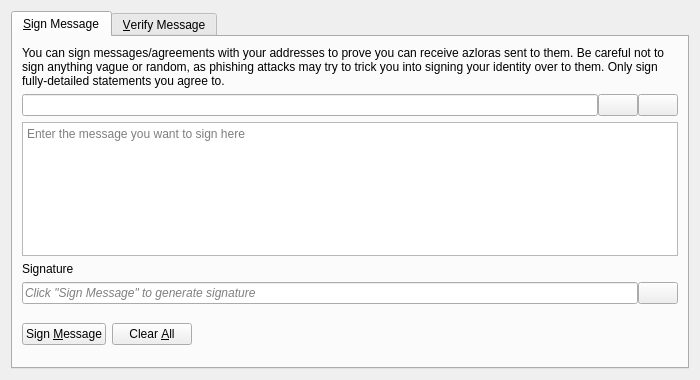
<?xml version="1.0" encoding="UTF-8"?>
<ui version="4.0">
 <class>SignVerifyMessageDialog</class>
 <widget class="QDialog" name="SignVerifyMessageDialog">
  <property name="geometry">
   <rect>
    <x>0</x>
    <y>0</y>
    <width>700</width>
    <height>380</height>
   </rect>
  </property>
  <property name="windowTitle">
   <string>Signatures - Sign / Verify a Message</string>
  </property>
  <property name="modal">
   <bool>true</bool>
  </property>
  <layout class="QVBoxLayout" name="verticalLayout">
   <item>
    <widget class="QTabWidget" name="tabWidget">
     <property name="currentIndex">
      <number>0</number>
     </property>
     <widget class="QWidget" name="tabSignMessage">
      <attribute name="title">
       <string>&amp;Sign Message</string>
      </attribute>
      <layout class="QVBoxLayout" name="verticalLayout_SM">
       <item>
        <widget class="QLabel" name="infoLabel_SM">
         <property name="text">
          <string>You can sign messages/agreements with your addresses to prove you can receive azloras sent to them. Be careful not to sign anything vague or random, as phishing attacks may try to trick you into signing your identity over to them. Only sign fully-detailed statements you agree to.</string>
         </property>
         <property name="textFormat">
          <enum>Qt::PlainText</enum>
         </property>
         <property name="wordWrap">
          <bool>true</bool>
         </property>
        </widget>
       </item>
       <item>
        <layout class="QHBoxLayout" name="horizontalLayout_1_SM">
         <property name="spacing">
          <number>0</number>
         </property>
         <item>
          <widget class="QValidatedLineEdit" name="addressIn_SM">
           <property name="toolTip">
            <string>The Azlora address to sign the message with</string>
           </property>
          </widget>
         </item>
         <item>
          <widget class="QPushButton" name="addressBookButton_SM">
           <property name="toolTip">
            <string>Choose previously used address</string>
           </property>
           <property name="text">
            <string/>
           </property>
           <property name="icon">
            <iconset resource="../azlora.qrc">
             <normaloff>:/icons/address-book</normaloff>:/icons/address-book</iconset>
           </property>
           <property name="shortcut">
            <string>Alt+A</string>
           </property>
           <property name="autoDefault">
            <bool>false</bool>
           </property>
          </widget>
         </item>
         <item>
          <widget class="QPushButton" name="pasteButton_SM">
           <property name="toolTip">
            <string>Paste address from clipboard</string>
           </property>
           <property name="text">
            <string/>
           </property>
           <property name="icon">
            <iconset resource="../azlora.qrc">
             <normaloff>:/icons/editpaste</normaloff>:/icons/editpaste</iconset>
           </property>
           <property name="shortcut">
            <string>Alt+P</string>
           </property>
           <property name="autoDefault">
            <bool>false</bool>
           </property>
          </widget>
         </item>
        </layout>
       </item>
       <item>
        <widget class="QPlainTextEdit" name="messageIn_SM">
         <property name="toolTip">
          <string>Enter the message you want to sign here</string>
         </property>
         <property name="placeholderText">
          <string>Enter the message you want to sign here</string>
         </property>
        </widget>
       </item>
       <item>
        <widget class="QLabel" name="signatureLabel_SM">
         <property name="text">
          <string>Signature</string>
         </property>
         <property name="textFormat">
          <enum>Qt::PlainText</enum>
         </property>
        </widget>
       </item>
       <item>
        <layout class="QHBoxLayout" name="horizontalLayout_2_SM">
         <property name="spacing">
          <number>0</number>
         </property>
         <item>
          <widget class="QLineEdit" name="signatureOut_SM">
           <property name="placeholderText">
            <string>Click "Sign Message" to generate signature</string>
           </property>
           <property name="font">
            <font>
             <italic>true</italic>
            </font>
           </property>
           <property name="readOnly">
            <bool>true</bool>
           </property>
          </widget>
         </item>
         <item>
          <widget class="QPushButton" name="copySignatureButton_SM">
           <property name="toolTip">
            <string>Copy the current signature to the system clipboard</string>
           </property>
           <property name="text">
            <string/>
           </property>
           <property name="icon">
            <iconset resource="../azlora.qrc">
             <normaloff>:/icons/editcopy</normaloff>:/icons/editcopy</iconset>
           </property>
           <property name="autoDefault">
            <bool>false</bool>
           </property>
          </widget>
         </item>
        </layout>
       </item>
       <item>
        <layout class="QHBoxLayout" name="horizontalLayout_3_SM">
         <item>
          <widget class="QPushButton" name="signMessageButton_SM">
           <property name="toolTip">
            <string>Sign the message to prove you own this Azlora address</string>
           </property>
           <property name="text">
            <string>Sign &amp;Message</string>
           </property>
           <property name="icon">
            <iconset resource="../azlora.qrc">
             <normaloff>:/icons/edit</normaloff>:/icons/edit</iconset>
           </property>
           <property name="autoDefault">
            <bool>false</bool>
           </property>
          </widget>
         </item>
         <item>
          <widget class="QPushButton" name="clearButton_SM">
           <property name="toolTip">
            <string>Reset all sign message fields</string>
           </property>
           <property name="text">
            <string>Clear &amp;All</string>
           </property>
           <property name="icon">
            <iconset resource="../azlora.qrc">
             <normaloff>:/icons/remove</normaloff>:/icons/remove</iconset>
           </property>
           <property name="autoDefault">
            <bool>false</bool>
           </property>
          </widget>
         </item>
         <item>
          <spacer name="horizontalSpacer_1_SM">
           <property name="orientation">
            <enum>Qt::Horizontal</enum>
           </property>
           <property name="sizeHint" stdset="0">
            <size>
             <width>40</width>
             <height>48</height>
            </size>
           </property>
          </spacer>
         </item>
         <item>
          <widget class="QLabel" name="statusLabel_SM">
           <property name="font">
            <font>
             <weight>75</weight>
             <bold>true</bold>
            </font>
           </property>
           <property name="text">
            <string/>
           </property>
           <property name="wordWrap">
            <bool>true</bool>
           </property>
          </widget>
         </item>
         <item>
          <spacer name="horizontalSpacer_2_SM">
           <property name="orientation">
            <enum>Qt::Horizontal</enum>
           </property>
           <property name="sizeHint" stdset="0">
            <size>
             <width>40</width>
             <height>48</height>
            </size>
           </property>
          </spacer>
         </item>
        </layout>
       </item>
      </layout>
     </widget>
     <widget class="QWidget" name="tabVerifyMessage">
      <attribute name="title">
       <string>&amp;Verify Message</string>
      </attribute>
      <layout class="QVBoxLayout" name="verticalLayout_VM">
       <item>
        <widget class="QLabel" name="infoLabel_VM">
         <property name="text">
          <string>Enter the receiver's address, message (ensure you copy line breaks, spaces, tabs, etc. exactly) and signature below to verify the message. Be careful not to read more into the signature than what is in the signed message itself, to avoid being tricked by a man-in-the-middle attack. Note that this only proves the signing party receives with the address, it cannot prove sendership of any transaction!</string>
         </property>
         <property name="textFormat">
          <enum>Qt::PlainText</enum>
         </property>
         <property name="alignment">
          <set>Qt::AlignLeading|Qt::AlignLeft|Qt::AlignTop</set>
         </property>
         <property name="wordWrap">
          <bool>true</bool>
         </property>
        </widget>
       </item>
       <item>
        <layout class="QHBoxLayout" name="horizontalLayout_1_VM">
         <property name="spacing">
          <number>0</number>
         </property>
         <item>
          <widget class="QValidatedLineEdit" name="addressIn_VM">
           <property name="toolTip">
            <string>The Azlora address the message was signed with</string>
           </property>
          </widget>
         </item>
         <item>
          <widget class="QPushButton" name="addressBookButton_VM">
           <property name="toolTip">
            <string>Choose previously used address</string>
           </property>
           <property name="text">
            <string/>
           </property>
           <property name="icon">
            <iconset resource="../azlora.qrc">
             <normaloff>:/icons/address-book</normaloff>:/icons/address-book</iconset>
           </property>
           <property name="shortcut">
            <string>Alt+A</string>
           </property>
           <property name="autoDefault">
            <bool>false</bool>
           </property>
          </widget>
         </item>
        </layout>
       </item>
       <item>
        <widget class="QPlainTextEdit" name="messageIn_VM">
          <property name="toolTip">
            <string>The signed message to verify</string>
          </property>
          <property name="placeholderText">
            <string>The signed message to verify</string>
          </property>
        </widget>
       </item>
       <item>
        <widget class="QValidatedLineEdit" name="signatureIn_VM">
          <property name="toolTip">
            <string>The signature given when the message was signed</string>
          </property>
          <property name="placeholderText">
            <string>The signature given when the message was signed</string>
          </property>
        </widget>
       </item>
       <item>
        <layout class="QHBoxLayout" name="horizontalLayout_2_VM">
         <item>
          <widget class="QPushButton" name="verifyMessageButton_VM">
           <property name="toolTip">
            <string>Verify the message to ensure it was signed with the specified Azlora address</string>
           </property>
           <property name="text">
            <string>Verify &amp;Message</string>
           </property>
           <property name="icon">
            <iconset resource="../azlora.qrc">
             <normaloff>:/icons/transaction_0</normaloff>:/icons/transaction_0</iconset>
           </property>
           <property name="autoDefault">
            <bool>false</bool>
           </property>
          </widget>
         </item>
         <item>
          <widget class="QPushButton" name="clearButton_VM">
           <property name="toolTip">
            <string>Reset all verify message fields</string>
           </property>
           <property name="text">
            <string>Clear &amp;All</string>
           </property>
           <property name="icon">
            <iconset resource="../azlora.qrc">
             <normaloff>:/icons/remove</normaloff>:/icons/remove</iconset>
           </property>
           <property name="autoDefault">
            <bool>false</bool>
           </property>
          </widget>
         </item>
         <item>
          <spacer name="horizontalSpacer_1_VM">
           <property name="orientation">
            <enum>Qt::Horizontal</enum>
           </property>
           <property name="sizeHint" stdset="0">
            <size>
             <width>40</width>
             <height>48</height>
            </size>
           </property>
          </spacer>
         </item>
         <item>
          <widget class="QLabel" name="statusLabel_VM">
           <property name="font">
            <font>
             <weight>75</weight>
             <bold>true</bold>
            </font>
           </property>
           <property name="text">
            <string/>
           </property>
           <property name="wordWrap">
            <bool>true</bool>
           </property>
          </widget>
         </item>
         <item>
          <spacer name="horizontalSpacer_2_VM">
           <property name="orientation">
            <enum>Qt::Horizontal</enum>
           </property>
           <property name="sizeHint" stdset="0">
            <size>
             <width>40</width>
             <height>48</height>
            </size>
           </property>
          </spacer>
         </item>
        </layout>
       </item>
      </layout>
     </widget>
    </widget>
   </item>
  </layout>
 </widget>
 <customwidgets>
  <customwidget>
   <class>QValidatedLineEdit</class>
   <extends>QLineEdit</extends>
   <header>qt/qvalidatedlineedit.h</header>
  </customwidget>
 </customwidgets>
 <resources>
  <include location="../azlora.qrc"/>
 </resources>
 <connections/>
</ui>
